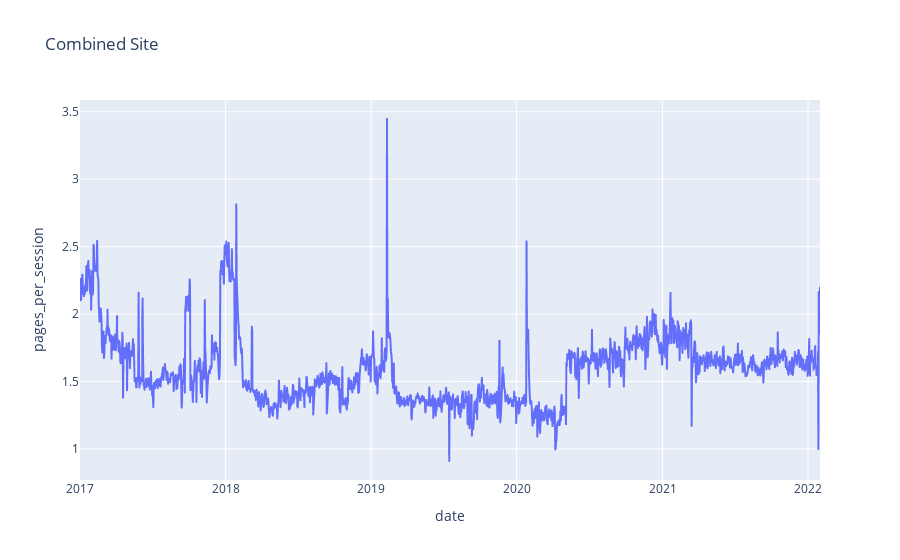

The code cell stored with this chart in its notebook:
### Code cell
# combined_site graph
px.line(data_frame = combined_site,
        x = 'date',
        y = 'pages_per_session',
        title = 'Combined Site'
)

### Figure 1 — Plotly figure (JSON) as saved in the notebook; plotly's stock layout.template omitted (floating-point values rounded to 4 significant figures; data arrays with more than 128 entries replaced by an {"elided": "..."} marker saying what was removed)
{"data": [{"hovertemplate": "date=%{x}<br>pages_per_session=%{y}<extra></extra>", "legendgroup": "", "line": {"color": "#636efa", "dash": "solid"}, "marker": {"symbol": "circle"}, "mode": "lines", "name": "", "showlegend": false, "type": "scattergl", "x": {"elided": "1857 str values"}, "xaxis": "x", "y": {"elided": "1857 float values"}, "yaxis": "y"}], "layout": {"autosize": true, "legend": {"tracegroupgap": 0}, "title": {"text": "Combined Site"}, "xaxis": {"anchor": "y", "autorange": true, "domain": [0, 1], "range": ["2017-01-01", "2022-01-31"], "title": {"text": "date"}, "type": "date"}, "yaxis": {"anchor": "x", "autorange": true, "domain": [0, 1], "range": [0.7698, 3.587], "title": {"text": "pages_per_session"}, "type": "linear"}}}
